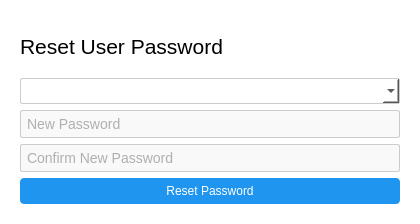
<?xml version="1.0" encoding="UTF-8"?>
<ui version="4.0">
 <class>Dialog</class>
 <widget class="QDialog" name="Dialog">
  <property name="geometry">
   <rect>
    <x>0</x>
    <y>0</y>
    <width>420</width>
    <height>224</height>
   </rect>
  </property>
  <property name="windowTitle">
   <string>Dialog</string>
  </property>
  <property name="styleSheet">
   <string notr="true">background-color: rgb(255, 255, 255);</string>
  </property>
  <layout class="QGridLayout" name="gridLayout">
   <item row="0" column="1">
    <widget class="QWidget" name="widget" native="true">
     <property name="styleSheet">
      <string notr="true">QComboBox{
border:1px solid #ccc;
padding:4px;
border-radius: 2px;


}
QComboBox:focus{

 border: 1px solid #0078d4;
            background-color: #fff;

}

QLineEdit{
color: #666;
font-size: 14px;
padding: 4px;
border: 1px solid #ccc;
border-radius: 2px;
background-color: #f9f9f9;
}
QLineEdit:focus {
            border: 1px solid #0078d4;
            background-color: #fff;
        }
QPushButton{
border:none;
border-radius:4px;
padding:7px;
padding-left-10px;
padding-right:10px;
background-color: rgb(31, 149, 239);
color:white;





}
QPushButton:hover{
background-color:#1668a7;






}</string>
     </property>
     <layout class="QGridLayout" name="gridLayout_2">
      <item row="0" column="0">
       <widget class="QLabel" name="label">
        <property name="font">
         <font>
          <pointsize>16</pointsize>
         </font>
        </property>
        <property name="text">
         <string>Reset User Password</string>
        </property>
       </widget>
      </item>
      <item row="1" column="0">
       <layout class="QVBoxLayout" name="verticalLayout">
        <property name="spacing">
         <number>6</number>
        </property>
        <item>
         <widget class="QComboBox" name="employee_combo"/>
        </item>
        <item>
         <widget class="QLineEdit" name="new_pass_le">
          <property name="placeholderText">
           <string>New Password</string>
          </property>
         </widget>
        </item>
        <item>
         <widget class="QLineEdit" name="confirm_new_pass_le">
          <property name="placeholderText">
           <string>Confirm New Password</string>
          </property>
         </widget>
        </item>
        <item>
         <widget class="QPushButton" name="reset_pass_btn">
          <property name="cursor">
           <cursorShape>PointingHandCursor</cursorShape>
          </property>
          <property name="styleSheet">
           <string notr="true">padding:6px;</string>
          </property>
          <property name="text">
           <string>Reset Password</string>
          </property>
         </widget>
        </item>
       </layout>
      </item>
     </layout>
    </widget>
   </item>
  </layout>
 </widget>
 <resources/>
 <connections/>
</ui>
